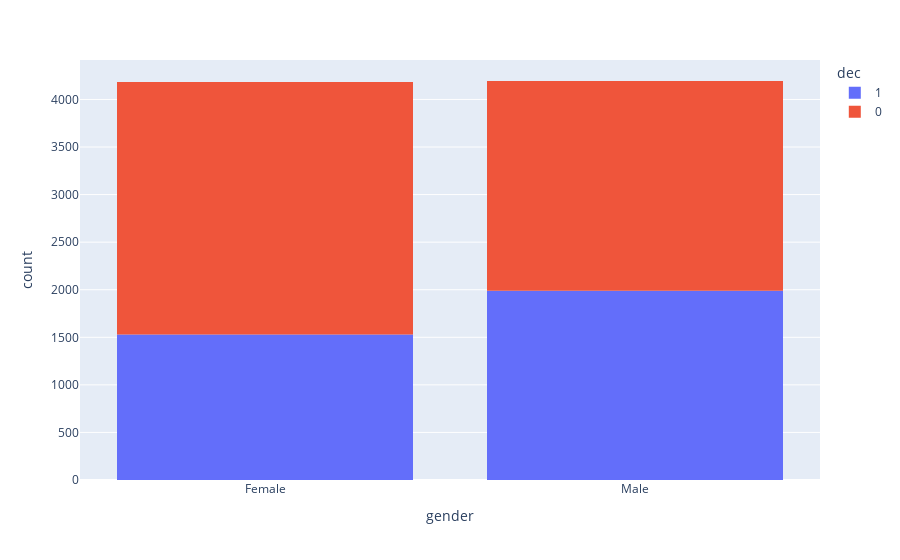

This figure's notebook cell:
### Code cell
#Match numbers by gender
fig2 = px.histogram(df, x="gender", color="dec")
fig2.show()

### Figure 1 — Plotly figure (JSON) as saved in the notebook; plotly's stock layout.template omitted (floating-point values rounded to 4 significant figures; data arrays with more than 128 entries replaced by an {"elided": "..."} marker saying what was removed)
{"data": [{"alignmentgroup": "True", "bingroup": "x", "hovertemplate": "dec=1<br>gender=%{x}<br>count=%{y}<extra></extra>", "legendgroup": "1", "marker": {"color": "#636efa", "pattern": {"shape": ""}}, "name": "1", "offsetgroup": "1", "orientation": "v", "showlegend": true, "type": "histogram", "x": {"elided": "3518 str values"}, "xaxis": "x", "yaxis": "y"}, {"alignmentgroup": "True", "bingroup": "x", "hovertemplate": "dec=0<br>gender=%{x}<br>count=%{y}<extra></extra>", "legendgroup": "0", "marker": {"color": "#EF553B", "pattern": {"shape": ""}}, "name": "0", "offsetgroup": "0", "orientation": "v", "showlegend": true, "type": "histogram", "x": {"elided": "4860 str values"}, "xaxis": "x", "yaxis": "y"}], "layout": {"barmode": "relative", "legend": {"title": {"text": "dec"}, "tracegroupgap": 0}, "margin": {"t": 60}, "xaxis": {"anchor": "y", "domain": [0, 1], "title": {"text": "gender"}}, "yaxis": {"anchor": "x", "domain": [0, 1], "title": {"text": "count"}}}}
